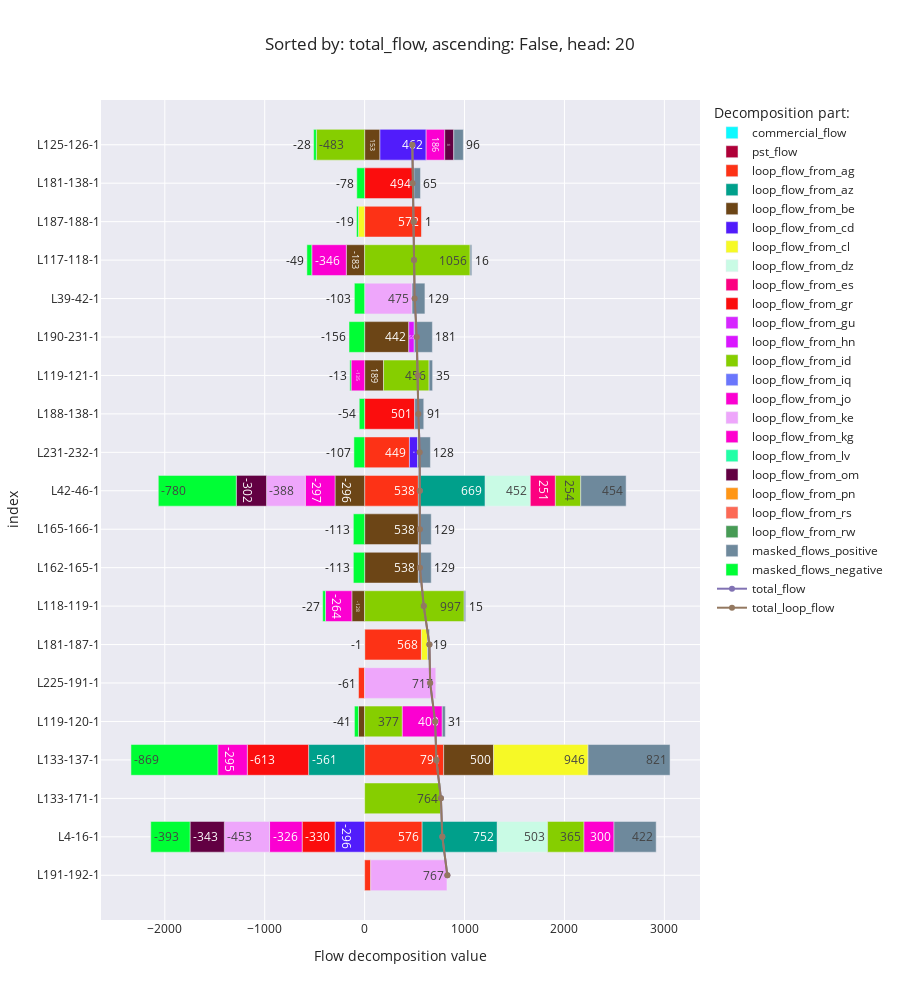

Here is the notebook cell this chart was saved with:
### Code cell
flow_decomposition_bar_chart('total_flow')

### Figure 1 — Plotly figure (JSON) as saved in the notebook; plotly's stock layout.template omitted (floating-point values rounded to 4 significant figures)
{"data": [{"alignmentgroup": "True", "hovertemplate": "Decomposition part:=commercial_flow<br>Flow decomposition value=%{x}<br>index=%{y}<extra></extra>", "legendgroup": "commercial_flow", "marker": {"color": "#0DF9FF", "pattern": {"shape": ""}}, "name": "commercial_flow", "offsetgroup": "commercial_flow", "orientation": "h", "showlegend": true, "textposition": "auto", "texttemplate": "%{x:.0f}", "type": "bar", "x": [null, null, null, null, null, null, null, null, null, null, null, null, null, null, null, null, null, null, null, null], "xaxis": "x", "y": ["L191-192-1", "L4-16-1", "L133-171-1", "L133-137-1", "L119-120-1", "L225-191-1", "L181-187-1", "L118-119-1", "L162-165-1", "L165-166-1", "L42-46-1", "L231-232-1", "L188-138-1", "L119-121-1", "L190-231-1", "L39-42-1", "L117-118-1", "L187-188-1", "L181-138-1", "L125-126-1"], "yaxis": "y"}, {"alignmentgroup": "True", "hovertemplate": "Decomposition part:=pst_flow<br>Flow decomposition value=%{x}<br>index=%{y}<extra></extra>", "legendgroup": "pst_flow", "marker": {"color": "#AF0038", "pattern": {"shape": ""}}, "name": "pst_flow", "offsetgroup": "pst_flow", "orientation": "h", "showlegend": true, "textposition": "auto", "texttemplate": "%{x:.0f}", "type": "bar", "x": [null, null, null, null, null, null, null, null, null, null, null, null, null, null, null, null, null, null, null, null], "xaxis": "x", "y": ["L191-192-1", "L4-16-1", "L133-171-1", "L133-137-1", "L119-120-1", "L225-191-1", "L181-187-1", "L118-119-1", "L162-165-1", "L165-166-1", "L42-46-1", "L231-232-1", "L188-138-1", "L119-121-1", "L190-231-1", "L39-42-1", "L117-118-1", "L187-188-1", "L181-138-1", "L125-126-1"], "yaxis": "y"}, {"alignmentgroup": "True", "hovertemplate": "Decomposition part:=loop_flow_from_ag<br>Flow decomposition value=%{x}<br>index=%{y}<extra></extra>", "legendgroup": "loop_flow_from_ag", "marker": {"color": "#FD3216", "pattern": {"shape": ""}}, "name": "loop_flow_from_ag", "offsetgroup": "loop_flow_from_ag", "orientation": "h", "showlegend": true, "textposition": "auto", "texttemplate": "%{x:.0f}", "type": "bar", "x": [61.02, 575.6, null, 790.9, null, -61.02, 568.4, null, null, null, 538.1, 448.5, null, null, null, null, null, 571.8, null, null], "xaxis": "x", "y": ["L191-192-1", "L4-16-1", "L133-171-1", "L133-137-1", "L119-120-1", "L225-191-1", "L181-187-1", "L118-119-1", "L162-165-1", "L165-166-1", "L42-46-1", "L231-232-1", "L188-138-1", "L119-121-1", "L190-231-1", "L39-42-1", "L117-118-1", "L187-188-1", "L181-138-1", "L125-126-1"], "yaxis": "y"}, {"alignmentgroup": "True", "hovertemplate": "Decomposition part:=loop_flow_from_az<br>Flow decomposition value=%{x}<br>index=%{y}<extra></extra>", "legendgroup": "loop_flow_from_az", "marker": {"color": "#00A08B", "pattern": {"shape": ""}}, "name": "loop_flow_from_az", "offsetgroup": "loop_flow_from_az", "orientation": "h", "showlegend": true, "textposition": "auto", "texttemplate": "%{x:.0f}", "type": "bar", "x": [null, 752.4, null, -561.0, null, null, null, null, null, null, 668.9, null, null, null, null, null, null, null, null, null], "xaxis": "x", "y": ["L191-192-1", "L4-16-1", "L133-171-1", "L133-137-1", "L119-120-1", "L225-191-1", "L181-187-1", "L118-119-1", "L162-165-1", "L165-166-1", "L42-46-1", "L231-232-1", "L188-138-1", "L119-121-1", "L190-231-1", "L39-42-1", "L117-118-1", "L187-188-1", "L181-138-1", "L125-126-1"], "yaxis": "y"}, {"alignmentgroup": "True", "hovertemplate": "Decomposition part:=loop_flow_from_be<br>Flow decomposition value=%{x}<br>index=%{y}<extra></extra>", "legendgroup": "loop_flow_from_be", "marker": {"color": "#6C4516", "pattern": {"shape": ""}}, "name": "loop_flow_from_be", "offsetgroup": "loop_flow_from_be", "orientation": "h", "showlegend": true, "textposition": "auto", "texttemplate": "%{x:.0f}", "type": "bar", "x": [null, null, null, 499.8, -61.5, null, null, -128.0, 537.7, 537.7, -296.4, null, null, 189.5, 441.9, null, -183.3, null, null, 153.4], "xaxis": "x", "y": ["L191-192-1", "L4-16-1", "L133-171-1", "L133-137-1", "L119-120-1", "L225-191-1", "L181-187-1", "L118-119-1", "L162-165-1", "L165-166-1", "L42-46-1", "L231-232-1", "L188-138-1", "L119-121-1", "L190-231-1", "L39-42-1", "L117-118-1", "L187-188-1", "L181-138-1", "L125-126-1"], "yaxis": "y"}, {"alignmentgroup": "True", "hovertemplate": "Decomposition part:=loop_flow_from_cd<br>Flow decomposition value=%{x}<br>index=%{y}<extra></extra>", "legendgroup": "loop_flow_from_cd", "marker": {"color": "#511CFB", "pattern": {"shape": ""}}, "name": "loop_flow_from_cd", "offsetgroup": "loop_flow_from_cd", "orientation": "h", "showlegend": true, "textposition": "auto", "texttemplate": "%{x:.0f}", "type": "bar", "x": [null, -295.7, null, null, null, null, null, null, null, null, null, 81.6, null, null, null, null, null, null, null, 462.4], "xaxis": "x", "y": ["L191-192-1", "L4-16-1", "L133-171-1", "L133-137-1", "L119-120-1", "L225-191-1", "L181-187-1", "L118-119-1", "L162-165-1", "L165-166-1", "L42-46-1", "L231-232-1", "L188-138-1", "L119-121-1", "L190-231-1", "L39-42-1", "L117-118-1", "L187-188-1", "L181-138-1", "L125-126-1"], "yaxis": "y"}, {"alignmentgroup": "True", "hovertemplate": "Decomposition part:=loop_flow_from_cl<br>Flow decomposition value=%{x}<br>index=%{y}<extra></extra>", "legendgroup": "loop_flow_from_cl", "marker": {"color": "#F6F926", "pattern": {"shape": ""}}, "name": "loop_flow_from_cl", "offsetgroup": "loop_flow_from_cl", "orientation": "h", "showlegend": true, "textposition": "auto", "texttemplate": "%{x:.0f}", "type": "bar", "x": [null, null, null, 945.5, null, null, 62.28, null, null, null, null, null, null, null, null, null, null, -62.28, null, null], "xaxis": "x", "y": ["L191-192-1", "L4-16-1", "L133-171-1", "L133-137-1", "L119-120-1", "L225-191-1", "L181-187-1", "L118-119-1", "L162-165-1", "L165-166-1", "L42-46-1", "L231-232-1", "L188-138-1", "L119-121-1", "L190-231-1", "L39-42-1", "L117-118-1", "L187-188-1", "L181-138-1", "L125-126-1"], "yaxis": "y"}, {"alignmentgroup": "True", "hovertemplate": "Decomposition part:=loop_flow_from_dz<br>Flow decomposition value=%{x}<br>index=%{y}<extra></extra>", "legendgroup": "loop_flow_from_dz", "marker": {"color": "#C9FBE5", "pattern": {"shape": ""}}, "name": "loop_flow_from_dz", "offsetgroup": "loop_flow_from_dz", "orientation": "h", "showlegend": true, "textposition": "auto", "texttemplate": "%{x:.0f}", "type": "bar", "x": [null, 503.2, null, null, null, null, null, null, null, null, 451.6, null, null, null, null, null, null, null, null, null], "xaxis": "x", "y": ["L191-192-1", "L4-16-1", "L133-171-1", "L133-137-1", "L119-120-1", "L225-191-1", "L181-187-1", "L118-119-1", "L162-165-1", "L165-166-1", "L42-46-1", "L231-232-1", "L188-138-1", "L119-121-1", "L190-231-1", "L39-42-1", "L117-118-1", "L187-188-1", "L181-138-1", "L125-126-1"], "yaxis": "y"}, {"alignmentgroup": "True", "hovertemplate": "Decomposition part:=loop_flow_from_es<br>Flow decomposition value=%{x}<br>index=%{y}<extra></extra>", "legendgroup": "loop_flow_from_es", "marker": {"color": "#FC0080", "pattern": {"shape": ""}}, "name": "loop_flow_from_es", "offsetgroup": "loop_flow_from_es", "orientation": "h", "showlegend": true, "textposition": "auto", "texttemplate": "%{x:.0f}", "type": "bar", "x": [null, null, null, null, null, null, null, null, null, null, 250.6, null, null, null, null, null, null, null, null, null], "xaxis": "x", "y": ["L191-192-1", "L4-16-1", "L133-171-1", "L133-137-1", "L119-120-1", "L225-191-1", "L181-187-1", "L118-119-1", "L162-165-1", "L165-166-1", "L42-46-1", "L231-232-1", "L188-138-1", "L119-121-1", "L190-231-1", "L39-42-1", "L117-118-1", "L187-188-1", "L181-138-1", "L125-126-1"], "yaxis": "y"}, {"alignmentgroup": "True", "hovertemplate": "Decomposition part:=loop_flow_from_gr<br>Flow decomposition value=%{x}<br>index=%{y}<extra></extra>", "legendgroup": "loop_flow_from_gr", "marker": {"color": "#FB0D0D", "pattern": {"shape": ""}}, "name": "loop_flow_from_gr", "offsetgroup": "loop_flow_from_gr", "orientation": "h", "showlegend": true, "textposition": "auto", "texttemplate": "%{x:.0f}", "type": "bar", "x": [null, -329.7, null, -613.4, null, null, null, null, null, null, null, null, 500.9, null, null, null, null, null, 494.1, null], "xaxis": "x", "y": ["L191-192-1", "L4-16-1", "L133-171-1", "L133-137-1", "L119-120-1", "L225-191-1", "L181-187-1", "L118-119-1", "L162-165-1", "L165-166-1", "L42-46-1", "L231-232-1", "L188-138-1", "L119-121-1", "L190-231-1", "L39-42-1", "L117-118-1", "L187-188-1", "L181-138-1", "L125-126-1"], "yaxis": "y"}, {"alignmentgroup": "True", "hovertemplate": "Decomposition part:=loop_flow_from_gu<br>Flow decomposition value=%{x}<br>index=%{y}<extra></extra>", "legendgroup": "loop_flow_from_gu", "marker": {"color": "#D626FF", "pattern": {"shape": ""}}, "name": "loop_flow_from_gu", "offsetgroup": "loop_flow_from_gu", "orientation": "h", "showlegend": true, "textposition": "auto", "texttemplate": "%{x:.0f}", "type": "bar", "x": [null, null, null, null, null, null, null, null, null, null, null, null, null, null, null, null, null, null, null, null], "xaxis": "x", "y": ["L191-192-1", "L4-16-1", "L133-171-1", "L133-137-1", "L119-120-1", "L225-191-1", "L181-187-1", "L118-119-1", "L162-165-1", "L165-166-1", "L42-46-1", "L231-232-1", "L188-138-1", "L119-121-1", "L190-231-1", "L39-42-1", "L117-118-1", "L187-188-1", "L181-138-1", "L125-126-1"], "yaxis": "y"}, {"alignmentgroup": "True", "hovertemplate": "Decomposition part:=loop_flow_from_hn<br>Flow decomposition value=%{x}<br>index=%{y}<extra></extra>", "legendgroup": "loop_flow_from_hn", "marker": {"color": "#DA16FF", "pattern": {"shape": ""}}, "name": "loop_flow_from_hn", "offsetgroup": "loop_flow_from_hn", "orientation": "h", "showlegend": true, "textposition": "auto", "texttemplate": "%{x:.0f}", "type": "bar", "x": [null, null, null, null, null, null, null, null, null, null, null, null, null, null, 55.07, null, null, null, null, null], "xaxis": "x", "y": ["L191-192-1", "L4-16-1", "L133-171-1", "L133-137-1", "L119-120-1", "L225-191-1", "L181-187-1", "L118-119-1", "L162-165-1", "L165-166-1", "L42-46-1", "L231-232-1", "L188-138-1", "L119-121-1", "L190-231-1", "L39-42-1", "L117-118-1", "L187-188-1", "L181-138-1", "L125-126-1"], "yaxis": "y"}, {"alignmentgroup": "True", "hovertemplate": "Decomposition part:=loop_flow_from_id<br>Flow decomposition value=%{x}<br>index=%{y}<extra></extra>", "legendgroup": "loop_flow_from_id", "marker": {"color": "#86CE00", "pattern": {"shape": ""}}, "name": "loop_flow_from_id", "offsetgroup": "loop_flow_from_id", "orientation": "h", "showlegend": true, "textposition": "auto", "texttemplate": "%{x:.0f}", "type": "bar", "x": [null, 364.7, 763.6, null, 377.3, null, null, 996.8, null, null, 254.0, null, null, 455.6, null, null, 1056.0, null, null, -483.0], "xaxis": "x", "y": ["L191-192-1", "L4-16-1", "L133-171-1", "L133-137-1", "L119-120-1", "L225-191-1", "L181-187-1", "L118-119-1", "L162-165-1", "L165-166-1", "L42-46-1", "L231-232-1", "L188-138-1", "L119-121-1", "L190-231-1", "L39-42-1", "L117-118-1", "L187-188-1", "L181-138-1", "L125-126-1"], "yaxis": "y"}, {"alignmentgroup": "True", "hovertemplate": "Decomposition part:=loop_flow_from_iq<br>Flow decomposition value=%{x}<br>index=%{y}<extra></extra>", "legendgroup": "loop_flow_from_iq", "marker": {"color": "#6A76FC", "pattern": {"shape": ""}}, "name": "loop_flow_from_iq", "offsetgroup": "loop_flow_from_iq", "orientation": "h", "showlegend": true, "textposition": "auto", "texttemplate": "%{x:.0f}", "type": "bar", "x": [null, null, null, null, null, null, null, null, null, null, null, null, null, null, null, null, null, null, null, null], "xaxis": "x", "y": ["L191-192-1", "L4-16-1", "L133-171-1", "L133-137-1", "L119-120-1", "L225-191-1", "L181-187-1", "L118-119-1", "L162-165-1", "L165-166-1", "L42-46-1", "L231-232-1", "L188-138-1", "L119-121-1", "L190-231-1", "L39-42-1", "L117-118-1", "L187-188-1", "L181-138-1", "L125-126-1"], "yaxis": "y"}, {"alignmentgroup": "True", "hovertemplate": "Decomposition part:=loop_flow_from_jo<br>Flow decomposition value=%{x}<br>index=%{y}<extra></extra>", "legendgroup": "loop_flow_from_jo", "marker": {"color": "#FB00D1", "pattern": {"shape": ""}}, "name": "loop_flow_from_jo", "offsetgroup": "loop_flow_from_jo", "orientation": "h", "showlegend": true, "textposition": "auto", "texttemplate": "%{x:.0f}", "type": "bar", "x": [null, -326.2, null, null, 399.7, null, null, -264.3, null, null, -297.4, null, null, -135.5, null, null, -345.8, null, null, 185.9], "xaxis": "x", "y": ["L191-192-1", "L4-16-1", "L133-171-1", "L133-137-1", "L119-120-1", "L225-191-1", "L181-187-1", "L118-119-1", "L162-165-1", "L165-166-1", "L42-46-1", "L231-232-1", "L188-138-1", "L119-121-1", "L190-231-1", "L39-42-1", "L117-118-1", "L187-188-1", "L181-138-1", "L125-126-1"], "yaxis": "y"}, {"alignmentgroup": "True", "hovertemplate": "Decomposition part:=loop_flow_from_ke<br>Flow decomposition value=%{x}<br>index=%{y}<extra></extra>", "legendgroup": "loop_flow_from_ke", "marker": {"color": "#EEA6FB", "pattern": {"shape": ""}}, "name": "loop_flow_from_ke", "offsetgroup": "loop_flow_from_ke", "orientation": "h", "showlegend": true, "textposition": "auto", "texttemplate": "%{x:.0f}", "type": "bar", "x": [767.2, -452.6, null, null, null, 716.8, null, null, null, null, -388.5, null, null, null, null, 474.6, null, null, null, null], "xaxis": "x", "y": ["L191-192-1", "L4-16-1", "L133-171-1", "L133-137-1", "L119-120-1", "L225-191-1", "L181-187-1", "L118-119-1", "L162-165-1", "L165-166-1", "L42-46-1", "L231-232-1", "L188-138-1", "L119-121-1", "L190-231-1", "L39-42-1", "L117-118-1", "L187-188-1", "L181-138-1", "L125-126-1"], "yaxis": "y"}, {"alignmentgroup": "True", "hovertemplate": "Decomposition part:=loop_flow_from_kg<br>Flow decomposition value=%{x}<br>index=%{y}<extra></extra>", "legendgroup": "loop_flow_from_kg", "marker": {"color": "#FE00CE", "pattern": {"shape": ""}}, "name": "loop_flow_from_kg", "offsetgroup": "loop_flow_from_kg", "orientation": "h", "showlegend": true, "textposition": "auto", "texttemplate": "%{x:.0f}", "type": "bar", "x": [null, 300.1, null, -295.3, null, null, null, null, null, null, null, null, null, null, null, null, null, null, null, null], "xaxis": "x", "y": ["L191-192-1", "L4-16-1", "L133-171-1", "L133-137-1", "L119-120-1", "L225-191-1", "L181-187-1", "L118-119-1", "L162-165-1", "L165-166-1", "L42-46-1", "L231-232-1", "L188-138-1", "L119-121-1", "L190-231-1", "L39-42-1", "L117-118-1", "L187-188-1", "L181-138-1", "L125-126-1"], "yaxis": "y"}, {"alignmentgroup": "True", "hovertemplate": "Decomposition part:=loop_flow_from_lv<br>Flow decomposition value=%{x}<br>index=%{y}<extra></extra>", "legendgroup": "loop_flow_from_lv", "marker": {"color": "#22FFA7", "pattern": {"shape": ""}}, "name": "loop_flow_from_lv", "offsetgroup": "loop_flow_from_lv", "orientation": "h", "showlegend": true, "textposition": "auto", "texttemplate": "%{x:.0f}", "type": "bar", "x": [null, null, null, null, null, null, null, null, null, null, null, null, null, null, null, null, null, null, null, null], "xaxis": "x", "y": ["L191-192-1", "L4-16-1", "L133-171-1", "L133-137-1", "L119-120-1", "L225-191-1", "L181-187-1", "L118-119-1", "L162-165-1", "L165-166-1", "L42-46-1", "L231-232-1", "L188-138-1", "L119-121-1", "L190-231-1", "L39-42-1", "L117-118-1", "L187-188-1", "L181-138-1", "L125-126-1"], "yaxis": "y"}, {"alignmentgroup": "True", "hovertemplate": "Decomposition part:=loop_flow_from_om<br>Flow decomposition value=%{x}<br>index=%{y}<extra></extra>", "legendgroup": "loop_flow_from_om", "marker": {"color": "#620042", "pattern": {"shape": ""}}, "name": "loop_flow_from_om", "offsetgroup": "loop_flow_from_om", "orientation": "h", "showlegend": true, "textposition": "auto", "texttemplate": "%{x:.0f}", "type": "bar", "x": [null, -343.3, null, null, null, null, null, null, null, null, -302.4, null, null, null, null, null, null, null, null, 90.63], "xaxis": "x", "y": ["L191-192-1", "L4-16-1", "L133-171-1", "L133-137-1", "L119-120-1", "L225-191-1", "L181-187-1", "L118-119-1", "L162-165-1", "L165-166-1", "L42-46-1", "L231-232-1", "L188-138-1", "L119-121-1", "L190-231-1", "L39-42-1", "L117-118-1", "L187-188-1", "L181-138-1", "L125-126-1"], "yaxis": "y"}, {"alignmentgroup": "True", "hovertemplate": "Decomposition part:=loop_flow_from_pn<br>Flow decomposition value=%{x}<br>index=%{y}<extra></extra>", "legendgroup": "loop_flow_from_pn", "marker": {"color": "#FF9616", "pattern": {"shape": ""}}, "name": "loop_flow_from_pn", "offsetgroup": "loop_flow_from_pn", "orientation": "h", "showlegend": true, "textposition": "auto", "texttemplate": "%{x:.0f}", "type": "bar", "x": [null, null, null, null, null, null, null, null, null, null, null, null, null, null, null, null, null, null, null, null], "xaxis": "x", "y": ["L191-192-1", "L4-16-1", "L133-171-1", "L133-137-1", "L119-120-1", "L225-191-1", "L181-187-1", "L118-119-1", "L162-165-1", "L165-166-1", "L42-46-1", "L231-232-1", "L188-138-1", "L119-121-1", "L190-231-1", "L39-42-1", "L117-118-1", "L187-188-1", "L181-138-1", "L125-126-1"], "yaxis": "y"}, {"alignmentgroup": "True", "hovertemplate": "Decomposition part:=loop_flow_from_rs<br>Flow decomposition value=%{x}<br>index=%{y}<extra></extra>", "legendgroup": "loop_flow_from_rs", "marker": {"color": "#FC6955", "pattern": {"shape": ""}}, "name": "loop_flow_from_rs", "offsetgroup": "loop_flow_from_rs", "orientation": "h", "showlegend": true, "textposition": "auto", "texttemplate": "%{x:.0f}", "type": "bar", "x": [null, null, null, null, null, null, null, null, null, null, null, null, null, null, null, null, null, null, null, null], "xaxis": "x", "y": ["L191-192-1", "L4-16-1", "L133-171-1", "L133-137-1", "L119-120-1", "L225-191-1", "L181-187-1", "L118-119-1", "L162-165-1", "L165-166-1", "L42-46-1", "L231-232-1", "L188-138-1", "L119-121-1", "L190-231-1", "L39-42-1", "L117-118-1", "L187-188-1", "L181-138-1", "L125-126-1"], "yaxis": "y"}, {"alignmentgroup": "True", "hovertemplate": "Decomposition part:=loop_flow_from_rw<br>Flow decomposition value=%{x}<br>index=%{y}<extra></extra>", "legendgroup": "loop_flow_from_rw", "marker": {"color": "#479B55", "pattern": {"shape": ""}}, "name": "loop_flow_from_rw", "offsetgroup": "loop_flow_from_rw", "orientation": "h", "showlegend": true, "textposition": "auto", "texttemplate": "%{x:.0f}", "type": "bar", "x": [null, null, null, null, null, null, null, null, null, null, null, null, null, null, null, null, null, null, null, null], "xaxis": "x", "y": ["L191-192-1", "L4-16-1", "L133-171-1", "L133-137-1", "L119-120-1", "L225-191-1", "L181-187-1", "L118-119-1", "L162-165-1", "L165-166-1", "L42-46-1", "L231-232-1", "L188-138-1", "L119-121-1", "L190-231-1", "L39-42-1", "L117-118-1", "L187-188-1", "L181-138-1", "L125-126-1"], "yaxis": "y"}, {"alignmentgroup": "True", "hovertemplate": "Decomposition part:=masked_flows_positive<br>Flow decomposition value=%{x}<br>index=%{y}<extra></extra>", "legendgroup": "masked_flows_positive", "marker": {"color": "#6E899C", "pattern": {"shape": ""}}, "name": "masked_flows_positive", "offsetgroup": "masked_flows_positive", "orientation": "h", "showlegend": true, "textposition": "auto", "texttemplate": "%{x:.0f}", "type": "bar", "x": [0, 422.2, 0, 820.7, 30.86, 0, 18.86, 14.71, 128.9, 128.9, 454.2, 128.4, 90.9, 35.27, 181.2, 128.9, 16.23, 0.805, 64.96, 95.85], "xaxis": "x", "y": ["L191-192-1", "L4-16-1", "L133-171-1", "L133-137-1", "L119-120-1", "L225-191-1", "L181-187-1", "L118-119-1", "L162-165-1", "L165-166-1", "L42-46-1", "L231-232-1", "L188-138-1", "L119-121-1", "L190-231-1", "L39-42-1", "L117-118-1", "L187-188-1", "L181-138-1", "L125-126-1"], "yaxis": "y"}, {"alignmentgroup": "True", "hovertemplate": "Decomposition part:=masked_flows_negative<br>Flow decomposition value=%{x}<br>index=%{y}<extra></extra>", "legendgroup": "masked_flows_negative", "marker": {"color": "#00FE35", "pattern": {"shape": ""}}, "name": "masked_flows_negative", "offsetgroup": "masked_flows_negative", "orientation": "h", "showlegend": true, "textposition": "auto", "texttemplate": "%{x:.0f}", "type": "bar", "x": [0, -393.3, 0, -869.2, -40.61, 0, -0.805, -27.43, -112.9, -112.9, -780.5, -107.3, -53.97, -12.8, -156.3, -102.7, -48.78, -18.86, -78.48, -27.69], "xaxis": "x", "y": ["L191-192-1", "L4-16-1", "L133-171-1", "L133-137-1", "L119-120-1", "L225-191-1", "L181-187-1", "L118-119-1", "L162-165-1", "L165-166-1", "L42-46-1", "L231-232-1", "L188-138-1", "L119-121-1", "L190-231-1", "L39-42-1", "L117-118-1", "L187-188-1", "L181-138-1", "L125-126-1"], "yaxis": "y"}, {"mode": "lines+markers", "name": "total_flow", "type": "scatter", "x": [828.2, 777.5, 763.6, 718.0, 705.8, 655.8, 648.7, 591.8, 553.8, 553.8, 552.2, 551.2, 537.8, 532.1, 522.0, 500.8, 494.5, 491.5, 480.5, 477.4], "y": ["L191-192-1", "L4-16-1", "L133-171-1", "L133-137-1", "L119-120-1", "L225-191-1", "L181-187-1", "L118-119-1", "L162-165-1", "L165-166-1", "L42-46-1", "L231-232-1", "L188-138-1", "L119-121-1", "L190-231-1", "L39-42-1", "L117-118-1", "L187-188-1", "L181-138-1", "L125-126-1"]}, {"mode": "lines+markers", "name": "total_loop_flow", "type": "scatter", "x": [828.2, 777.5, 763.6, 718.0, 705.8, 655.8, 648.7, 591.8, 553.8, 553.8, 552.2, 551.2, 537.8, 532.1, 522.0, 500.8, 494.5, 491.5, 480.5, 477.4], "y": ["L191-192-1", "L4-16-1", "L133-171-1", "L133-137-1", "L119-120-1", "L225-191-1", "L181-187-1", "L118-119-1", "L162-165-1", "L165-166-1", "L42-46-1", "L231-232-1", "L188-138-1", "L119-121-1", "L190-231-1", "L39-42-1", "L117-118-1", "L187-188-1", "L181-138-1", "L125-126-1"]}], "layout": {"barmode": "relative", "height": 1000, "legend": {"title": {"text": "Decomposition part:"}, "tracegroupgap": 0}, "title": {"text": "Sorted by: total_flow, ascending: False, head: 20"}, "xaxis": {"anchor": "y", "domain": [0, 1], "title": {"text": "Flow decomposition value"}}, "yaxis": {"anchor": "x", "domain": [0, 1], "title": {"text": "index"}}}}
